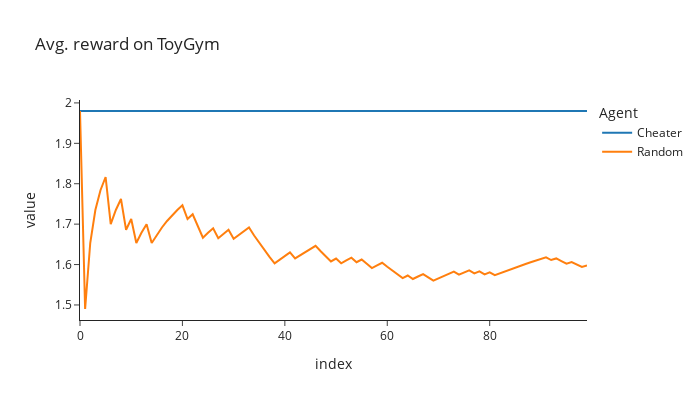

The notebook cell this image was saved under:
### Markdown cell above
#### Cheater Agent

### Code cell
class Cheater(Agent):
    def __init__(self, env: DiscreteEnviroGym, config: AgentConfig = defaultConfig, gamma=0.99, seed=0):
        super().__init__(env, config, gamma, seed)
        
        # find optimal policy 
        self.optimal_pi = find_optimal_policy(env.unwrapped.env, gamma)

    def get_action(self, obs):
        # always retrun the optimal policy
        return self.optimal_pi[obs]


env_toy = gym.make("ToyGym-v0")
agents_toy: list[Agent] = [Cheater(env_toy), Random(env_toy)]
returns_list = []
names_list = []
for agent in agents_toy:
    returns = agent.train(n_runs=100)
    returns_list.append(utils.cummean(returns))
    names_list.append(agent.name)

line(
    returns_list,
    names=names_list,
    title=f"Avg. reward on {env_toy.spec.name}",
    labels={"x": "Episode", "y": "Avg. reward", "variable": "Agent"},
    template="simple_white", width=700, height=400,
)

### Figure 1 — Plotly figure (JSON) as saved in the notebook; plotly's stock layout.template omitted (floating-point values rounded to 4 significant figures)
{"data": [{"hovertemplate": "Agent=wide_variable_0<br>index=%{x}<br>value=%{y}<extra></extra>", "legendgroup": "wide_variable_0", "line": {"color": "#1F77B4", "dash": "solid"}, "marker": {"symbol": "circle"}, "mode": "lines", "name": "Cheater", "orientation": "v", "showlegend": true, "type": "scatter", "x": [0, 1, 2, 3, 4, 5, 6, 7, 8, 9, 10, 11, 12, 13, 14, 15, 16, 17, 18, 19, 20, 21, 22, 23, 24, 25, 26, 27, 28, 29, 30, 31, 32, 33, 34, 35, 36, 37, 38, 39, 40, 41, 42, 43, 44, 45, 46, 47, 48, 49, 50, 51, 52, 53, 54, 55, 56, 57, 58, 59, 60, 61, 62, 63, 64, 65, 66, 67, 68, 69, 70, 71, 72, 73, 74, 75, 76, 77, 78, 79, 80, 81, 82, 83, 84, 85, 86, 87, 88, 89, 90, 91, 92, 93, 94, 95, 96, 97, 98, 99], "xaxis": "x", "y": [1.98, 1.98, 1.98, 1.98, 1.98, 1.98, 1.98, 1.98, 1.98, 1.98, 1.98, 1.98, 1.98, 1.98, 1.98, 1.98, 1.98, 1.98, 1.98, 1.98, 1.98, 1.98, 1.98, 1.98, 1.98, 1.98, 1.98, 1.98, 1.98, 1.98, 1.98, 1.98, 1.98, 1.98, 1.98, 1.98, 1.98, 1.98, 1.98, 1.98, 1.98, 1.98, 1.98, 1.98, 1.98, 1.98, 1.98, 1.98, 1.98, 1.98, 1.98, 1.98, 1.98, 1.98, 1.98, 1.98, 1.98, 1.98, 1.98, 1.98, 1.98, 1.98, 1.98, 1.98, 1.98, 1.98, 1.98, 1.98, 1.98, 1.98, 1.98, 1.98, 1.98, 1.98, 1.98, 1.98, 1.98, 1.98, 1.98, 1.98, 1.98, 1.98, 1.98, 1.98, 1.98, 1.98, 1.98, 1.98, 1.98, 1.98, 1.98, 1.98, 1.98, 1.98, 1.98, 1.98, 1.98, 1.98, 1.98, 1.98], "yaxis": "y"}, {"hovertemplate": "Agent=wide_variable_1<br>index=%{x}<br>value=%{y}<extra></extra>", "legendgroup": "wide_variable_1", "line": {"color": "#FF7F0E", "dash": "solid"}, "marker": {"symbol": "circle"}, "mode": "lines", "name": "Random", "orientation": "v", "showlegend": true, "type": "scatter", "x": [0, 1, 2, 3, 4, 5, 6, 7, 8, 9, 10, 11, 12, 13, 14, 15, 16, 17, 18, 19, 20, 21, 22, 23, 24, 25, 26, 27, 28, 29, 30, 31, 32, 33, 34, 35, 36, 37, 38, 39, 40, 41, 42, 43, 44, 45, 46, 47, 48, 49, 50, 51, 52, 53, 54, 55, 56, 57, 58, 59, 60, 61, 62, 63, 64, 65, 66, 67, 68, 69, 70, 71, 72, 73, 74, 75, 76, 77, 78, 79, 80, 81, 82, 83, 84, 85, 86, 87, 88, 89, 90, 91, 92, 93, 94, 95, 96, 97, 98, 99], "xaxis": "x", "y": [1.98, 1.49, 1.653, 1.735, 1.784, 1.817, 1.7, 1.735, 1.762, 1.686, 1.713, 1.653, 1.678, 1.7, 1.653, 1.674, 1.692, 1.708, 1.722, 1.735, 1.747, 1.713, 1.724, 1.694, 1.666, 1.678, 1.69, 1.665, 1.676, 1.686, 1.664, 1.674, 1.683, 1.692, 1.672, 1.653, 1.636, 1.619, 1.603, 1.612, 1.621, 1.63, 1.615, 1.624, 1.632, 1.639, 1.646, 1.633, 1.62, 1.608, 1.615, 1.603, 1.61, 1.617, 1.606, 1.613, 1.602, 1.591, 1.598, 1.604, 1.594, 1.585, 1.576, 1.567, 1.573, 1.564, 1.57, 1.576, 1.568, 1.56, 1.566, 1.572, 1.577, 1.583, 1.575, 1.58, 1.585, 1.578, 1.583, 1.576, 1.581, 1.574, 1.579, 1.583, 1.588, 1.593, 1.597, 1.601, 1.606, 1.61, 1.614, 1.618, 1.611, 1.615, 1.609, 1.602, 1.606, 1.6, 1.594, 1.598], "yaxis": "y"}], "layout": {"height": 400, "hovermode": "x unified", "legend": {"title": {"text": "Agent"}, "tracegroupgap": 0}, "title": {"text": "Avg. reward on ToyGym"}, "width": 700, "xaxis": {"anchor": "y", "domain": [0, 1], "title": {"text": "index"}}, "yaxis": {"anchor": "x", "domain": [0, 1], "title": {"text": "value"}}}}
